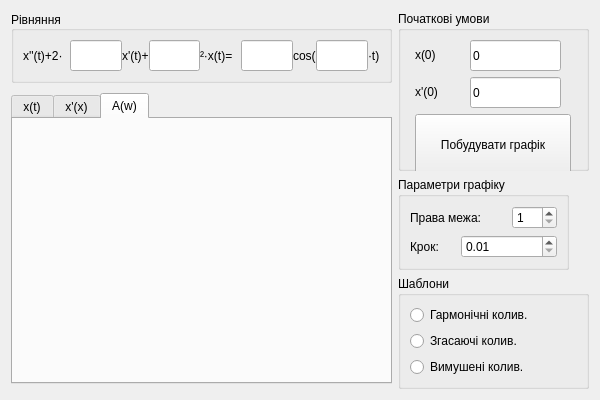
<?xml version="1.0" encoding="UTF-8"?>
<ui version="4.0">
 <class>Form</class>
 <widget class="QWidget" name="Form">
  <property name="geometry">
   <rect>
    <x>0</x>
    <y>0</y>
    <width>600</width>
    <height>400</height>
   </rect>
  </property>
  <property name="windowTitle">
   <string>Form1</string>
  </property>
  <layout class="QGridLayout" name="gridLayout_3">
   <item row="2" column="1">
    <widget class="QGroupBox" name="groupBox_3">
     <property name="maximumSize">
      <size>
       <width>171</width>
       <height>101</height>
      </size>
     </property>
     <property name="title">
      <string>Параметри графіку</string>
     </property>
     <layout class="QGridLayout" name="gridLayout_2">
      <item row="0" column="0" colspan="2">
       <widget class="QLabel" name="label_8">
        <property name="text">
         <string>Права межа:</string>
        </property>
       </widget>
      </item>
      <item row="0" column="2">
       <widget class="QSpinBox" name="ubound_input">
        <property name="minimum">
         <number>1</number>
        </property>
       </widget>
      </item>
      <item row="1" column="0">
       <widget class="QLabel" name="label_9">
        <property name="text">
         <string>Крок:</string>
        </property>
       </widget>
      </item>
      <item row="1" column="1" colspan="2">
       <widget class="QDoubleSpinBox" name="step_input">
        <property name="minimum">
         <double>0.010000000000000</double>
        </property>
        <property name="maximum">
         <double>1.000000000000000</double>
        </property>
        <property name="singleStep">
         <double>0.010000000000000</double>
        </property>
       </widget>
      </item>
     </layout>
    </widget>
   </item>
   <item row="0" column="0">
    <widget class="QGroupBox" name="groupBox">
     <property name="sizePolicy">
      <sizepolicy hsizetype="Fixed" vsizetype="Fixed">
       <horstretch>0</horstretch>
       <verstretch>0</verstretch>
      </sizepolicy>
     </property>
     <property name="maximumSize">
      <size>
       <width>381</width>
       <height>80</height>
      </size>
     </property>
     <property name="title">
      <string>Рівняння</string>
     </property>
     <property name="alignment">
      <set>Qt::AlignLeading|Qt::AlignLeft|Qt::AlignVCenter</set>
     </property>
     <layout class="QHBoxLayout" name="horizontalLayout">
      <property name="spacing">
       <number>0</number>
      </property>
      <item>
       <widget class="QLabel" name="label">
        <property name="minimumSize">
         <size>
          <width>47</width>
          <height>16</height>
         </size>
        </property>
        <property name="text">
         <string>x''(t)+2·</string>
        </property>
       </widget>
      </item>
      <item>
       <widget class="QLineEdit" name="delta_input">
        <property name="minimumSize">
         <size>
          <width>31</width>
          <height>31</height>
         </size>
        </property>
       </widget>
      </item>
      <item>
       <widget class="QLabel" name="label_2">
        <property name="text">
         <string>x'(t)+</string>
        </property>
       </widget>
      </item>
      <item>
       <widget class="QLineEdit" name="w0_input">
        <property name="minimumSize">
         <size>
          <width>31</width>
          <height>31</height>
         </size>
        </property>
       </widget>
      </item>
      <item>
       <widget class="QLabel" name="label_3">
        <property name="minimumSize">
         <size>
          <width>41</width>
          <height>16</height>
         </size>
        </property>
        <property name="text">
         <string>²·x(t)=</string>
        </property>
       </widget>
      </item>
      <item>
       <widget class="QLineEdit" name="f0_input">
        <property name="minimumSize">
         <size>
          <width>31</width>
          <height>31</height>
         </size>
        </property>
       </widget>
      </item>
      <item>
       <widget class="QLabel" name="label_4">
        <property name="text">
         <string>cos(</string>
        </property>
       </widget>
      </item>
      <item>
       <widget class="QLineEdit" name="w_input">
        <property name="minimumSize">
         <size>
          <width>31</width>
          <height>31</height>
         </size>
        </property>
       </widget>
      </item>
      <item>
       <widget class="QLabel" name="label_5">
        <property name="text">
         <string>·t)</string>
        </property>
       </widget>
      </item>
     </layout>
    </widget>
   </item>
   <item row="0" column="1" rowspan="2">
    <widget class="QGroupBox" name="groupBox_2">
     <property name="minimumSize">
      <size>
       <width>161</width>
       <height>111</height>
      </size>
     </property>
     <property name="title">
      <string>Початкові умови</string>
     </property>
     <layout class="QGridLayout" name="gridLayout">
      <item row="0" column="0">
       <widget class="QLabel" name="label_6">
        <property name="sizePolicy">
         <sizepolicy hsizetype="Preferred" vsizetype="Fixed">
          <horstretch>0</horstretch>
          <verstretch>0</verstretch>
         </sizepolicy>
        </property>
        <property name="maximumSize">
         <size>
          <width>24</width>
          <height>16</height>
         </size>
        </property>
        <property name="text">
         <string>x(0)</string>
        </property>
       </widget>
      </item>
      <item row="0" column="1">
       <widget class="QLineEdit" name="x0_input">
        <property name="minimumSize">
         <size>
          <width>91</width>
          <height>31</height>
         </size>
        </property>
        <property name="maximumSize">
         <size>
          <width>91</width>
          <height>31</height>
         </size>
        </property>
        <property name="text">
         <string>0</string>
        </property>
       </widget>
      </item>
      <item row="1" column="0">
       <widget class="QLabel" name="label_7">
        <property name="sizePolicy">
         <sizepolicy hsizetype="Preferred" vsizetype="Fixed">
          <horstretch>0</horstretch>
          <verstretch>0</verstretch>
         </sizepolicy>
        </property>
        <property name="maximumSize">
         <size>
          <width>28</width>
          <height>16</height>
         </size>
        </property>
        <property name="text">
         <string>x'(0)</string>
        </property>
       </widget>
      </item>
      <item row="1" column="1">
       <widget class="QLineEdit" name="dx0_input">
        <property name="minimumSize">
         <size>
          <width>91</width>
          <height>31</height>
         </size>
        </property>
        <property name="maximumSize">
         <size>
          <width>91</width>
          <height>31</height>
         </size>
        </property>
        <property name="text">
         <string>0</string>
        </property>
       </widget>
      </item>
      <item row="2" column="0" colspan="2">
       <widget class="QPushButton" name="pushButton">
        <property name="minimumSize">
         <size>
          <width>151</width>
          <height>61</height>
         </size>
        </property>
        <property name="autoFillBackground">
         <bool>false</bool>
        </property>
        <property name="text">
         <string>Побудувати графік</string>
        </property>
        <property name="autoDefault">
         <bool>false</bool>
        </property>
        <property name="default">
         <bool>false</bool>
        </property>
        <property name="flat">
         <bool>false</bool>
        </property>
       </widget>
      </item>
     </layout>
    </widget>
   </item>
   <item row="3" column="1">
    <widget class="QGroupBox" name="groupBox_4">
     <property name="title">
      <string>Шаблони</string>
     </property>
     <layout class="QVBoxLayout" name="verticalLayout">
      <item>
       <widget class="QRadioButton" name="harmonic_rad">
        <property name="text">
         <string>Гармонічні колив.</string>
        </property>
       </widget>
      </item>
      <item>
       <widget class="QRadioButton" name="dying_rad">
        <property name="text">
         <string>Згасаючі колив.</string>
        </property>
       </widget>
      </item>
      <item>
       <widget class="QRadioButton" name="forced_rad">
        <property name="text">
         <string>Вимушені колив.</string>
        </property>
       </widget>
      </item>
     </layout>
    </widget>
   </item>
   <item row="1" column="0" rowspan="3">
    <widget class="QTabWidget" name="tabWidget">
     <property name="minimumSize">
      <size>
       <width>381</width>
       <height>291</height>
      </size>
     </property>
     <property name="maximumSize">
      <size>
       <width>381</width>
       <height>291</height>
      </size>
     </property>
     <property name="currentIndex">
      <number>2</number>
     </property>
     <widget class="QWidget" name="x_t_tab">
      <attribute name="title">
       <string>x(t)</string>
      </attribute>
      <layout class="QHBoxLayout" name="x_t_layout"/>
     </widget>
     <widget class="QWidget" name="x_dx_tab">
      <attribute name="title">
       <string>x'(x)</string>
      </attribute>
      <layout class="QHBoxLayout" name="x_dx_layout"/>
     </widget>
     <widget class="QWidget" name="afc_tab">
      <attribute name="title">
       <string>A(w)</string>
      </attribute>
      <layout class="QHBoxLayout" name="afc_layout"/>
     </widget>
    </widget>
   </item>
  </layout>
 </widget>
 <resources/>
 <connections>
  <connection>
   <sender>harmonic_rad</sender>
   <signal>clicked()</signal>
   <receiver>Form</receiver>
   <slot>template_selected()</slot>
   <hints>
    <hint type="sourcelabel">
     <x>497</x>
     <y>325</y>
    </hint>
    <hint type="destinationlabel">
     <x>299</x>
     <y>199</y>
    </hint>
   </hints>
  </connection>
  <connection>
   <sender>dying_rad</sender>
   <signal>clicked()</signal>
   <receiver>Form</receiver>
   <slot>template_selected()</slot>
   <hints>
    <hint type="sourcelabel">
     <x>497</x>
     <y>344</y>
    </hint>
    <hint type="destinationlabel">
     <x>299</x>
     <y>199</y>
    </hint>
   </hints>
  </connection>
  <connection>
   <sender>forced_rad</sender>
   <signal>clicked()</signal>
   <receiver>Form</receiver>
   <slot>template_selected()</slot>
   <hints>
    <hint type="sourcelabel">
     <x>497</x>
     <y>363</y>
    </hint>
    <hint type="destinationlabel">
     <x>299</x>
     <y>199</y>
    </hint>
   </hints>
  </connection>
  <connection>
   <sender>delta_input</sender>
   <signal>textChanged(QString)</signal>
   <receiver>Form</receiver>
   <slot>coef_change(QString)</slot>
   <hints>
    <hint type="sourcelabel">
     <x>97</x>
     <y>48</y>
    </hint>
    <hint type="destinationlabel">
     <x>299</x>
     <y>199</y>
    </hint>
   </hints>
  </connection>
  <connection>
   <sender>w0_input</sender>
   <signal>textChanged(QString)</signal>
   <receiver>Form</receiver>
   <slot>coef_change(QString)</slot>
   <hints>
    <hint type="sourcelabel">
     <x>176</x>
     <y>48</y>
    </hint>
    <hint type="destinationlabel">
     <x>299</x>
     <y>199</y>
    </hint>
   </hints>
  </connection>
  <connection>
   <sender>w_input</sender>
   <signal>textChanged(QString)</signal>
   <receiver>Form</receiver>
   <slot>coef_change(QString)</slot>
   <hints>
    <hint type="sourcelabel">
     <x>339</x>
     <y>48</y>
    </hint>
    <hint type="destinationlabel">
     <x>299</x>
     <y>199</y>
    </hint>
   </hints>
  </connection>
  <connection>
   <sender>f0_input</sender>
   <signal>textChanged(QString)</signal>
   <receiver>Form</receiver>
   <slot>coef_change(QString)</slot>
   <hints>
    <hint type="sourcelabel">
     <x>265</x>
     <y>48</y>
    </hint>
    <hint type="destinationlabel">
     <x>299</x>
     <y>199</y>
    </hint>
   </hints>
  </connection>
  <connection>
   <sender>x0_input</sender>
   <signal>textChanged(QString)</signal>
   <receiver>Form</receiver>
   <slot>initval_change(QString)</slot>
   <hints>
    <hint type="sourcelabel">
     <x>519</x>
     <y>48</y>
    </hint>
    <hint type="destinationlabel">
     <x>299</x>
     <y>199</y>
    </hint>
   </hints>
  </connection>
  <connection>
   <sender>ubound_input</sender>
   <signal>valueChanged(int)</signal>
   <receiver>Form</receiver>
   <slot>limit_change(int)</slot>
   <hints>
    <hint type="sourcelabel">
     <x>540</x>
     <y>227</y>
    </hint>
    <hint type="destinationlabel">
     <x>299</x>
     <y>199</y>
    </hint>
   </hints>
  </connection>
  <connection>
   <sender>dx0_input</sender>
   <signal>textChanged(QString)</signal>
   <receiver>Form</receiver>
   <slot>coef_change(QString)</slot>
   <hints>
    <hint type="sourcelabel">
     <x>519</x>
     <y>89</y>
    </hint>
    <hint type="destinationlabel">
     <x>299</x>
     <y>199</y>
    </hint>
   </hints>
  </connection>
  <connection>
   <sender>pushButton</sender>
   <signal>clicked()</signal>
   <receiver>Form</receiver>
   <slot>build_graph()</slot>
   <hints>
    <hint type="sourcelabel">
     <x>497</x>
     <y>145</y>
    </hint>
    <hint type="destinationlabel">
     <x>299</x>
     <y>199</y>
    </hint>
   </hints>
  </connection>
  <connection>
   <sender>step_input</sender>
   <signal>valueChanged(double)</signal>
   <receiver>Form</receiver>
   <slot>step_change(double)</slot>
   <hints>
    <hint type="sourcelabel">
     <x>517</x>
     <y>258</y>
    </hint>
    <hint type="destinationlabel">
     <x>299</x>
     <y>199</y>
    </hint>
   </hints>
  </connection>
 </connections>
 <slots>
  <slot>coef_change(QString)</slot>
  <slot>initval_change(QString)</slot>
  <slot>build_graph()</slot>
  <slot>limit_change(int)</slot>
  <slot>step_change(double)</slot>
  <slot>template_selected()</slot>
 </slots>
</ui>
